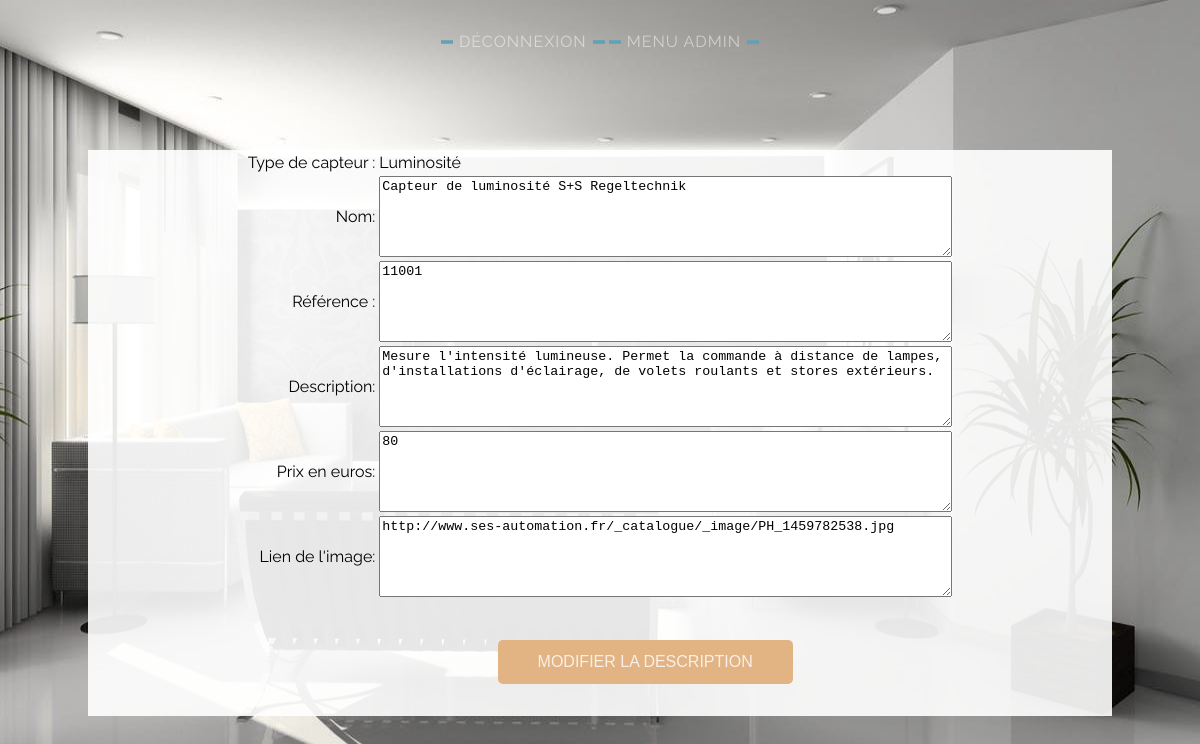
Screenshot of /administrateur_modifiercatalogue.php?id=1 (signed in) with the database file from the repository.
### tables this page shows
CREATE TABLE IF NOT EXISTS `catalogue` (
  `id_capteur` int(11) NOT NULL AUTO_INCREMENT,
  `description` text NOT NULL,
  `prix` int(11) NOT NULL,
  `nom` text NOT NULL,
  `photo2` text NOT NULL,
  `reference` int(11) NOT NULL,
  `id_type` int(11) NOT NULL,
  PRIMARY KEY (`id_capteur`),
  KEY `id_type` (`id_type`),
  KEY `id_type_2` (`id_type`)
);

CREATE TABLE IF NOT EXISTS `type_capteur` (
  `id_type_capteur` int(11) NOT NULL AUTO_INCREMENT,
  `nom_type_capteur` varchar(255) NOT NULL,
  `photo` text NOT NULL,
  PRIMARY KEY (`id_type_capteur`)
);

### administrateur_modifiercatalogue.php (the view, shortened to what this page needs)
<?php
include "verifadmin.php";
if (isset($_GET['id']) AND $_GET['id'] > 0)
{
    $getid = intval($_GET['id']);
    $reqcapteur = $bdd -> prepare('SELECT * FROM catalogue JOIN type_capteur ON catalogue.id_type = type_capteur.id_type_capteur WHERE id_capteur = ?');
    $reqcapteur -> execute(array($getid));
    $capteur = $reqcapteur ->fetch();
}
?>
<head>
</head>
  <link rel="stylesheet" type="text/css" href="administrateur.css" />
<div class="snip1231">
  <a  class="current" href="deconnexion.php">Déconnexion</a>
  <a class="current" href="administrateur.php">Menu admin</a>
 </div>
<div id="content">
<table>
    <form method="post" action="">
               <tr>
                  <td align="right">
                     <label for="nom">Type de capteur : </label>
                  </td>
                  <td>
                     <?php if (isset($capteur['nom'])) {echo $capteur['nom_type_capteur'];}?>
                  </td>
               </tr>
               <tr>
                  <td align="right">
                     <label for="prenom">Nom: </label>
                  </td>
                  <td>
                     <textarea cols="69" rows="5" placeholder="nom" id="nom" name="newnom"  /><?php if (isset($capteur['nom'])) {echo $capteur['nom'];} ?></textarea>
                  </td>
               </tr>
               <tr>
                  <td align="right">
                     <label for="mail">Référence : </label>
                  </td>
                  <td>
                     <textarea cols="69" rows="5" placeholder="Référence" id="reference" name="newreference"  /><?php if (isset($capteur['reference'])) {echo $capteur['reference'];} ?></textarea>
                  </td>
               </tr>
               <tr>
                  <td align="right">
                     <label for="numero">Description: </label>
                 </td>
                <td>
                    <textarea cols="69" rows="5" id="description" placeholder="description" name="newdescription"/><?php if (isset($capteur['description'])) {echo $capteur['description'];} ?></textarea>
                  </td>
               </tr>
                <tr>
                  <td align="right">
                     <label for="numero">Prix en euros: </label>
                 </td>
                <td>
                    <textarea cols="69" rows="5" id="prix" placeholder="prix" name="newprix"/><?php if (isset($capteur['prix'])) {echo $capteur['prix'];} ?></textarea>
                  </td>
               </tr>
                <tr>
                  <td align="right">
                     <label for="numero">Lien de l'image: </label>
                 </td>
                <td>
                    <textarea cols="69" rows="5" id="photo" placeholder="photo" name="newphoto"/><?php if (isset($capteur['photo2'])) {echo $capteur['photo2'];} ?></textarea>
                  </td>
               </tr>
               <tr>
                  <td></td>
               </tr>
               <tr><td></td><td>
         ?></td>
               </tr>
  </table>
          <button type="submit" class="snip0050 yellow" name="maj" value="modifier" ><span>Modifier la description</span><i class="ion-compose"></i></button>
</div>

### administrateur.css (style rules this page uses)
table { margin-left: auto; margin-right: auto; }
#content { margin-top: 5em; background-color: rgba(255,255,255,0.9); margin-right : 5em; margin-left: 5em; }
button.snip0050 { border: none; background-color: #000000; border-radius: 5px; color: #ffffff; cursor: pointer; padding: 10px 40px; display: inline-block; margin: 2em 0 2em 40%; text-transform: uppercase; line-height: 1.5em; font-weight: 500; font-size: 1em; outline: none; position: relative; opacity: 1; -webkit-transition: all 0.3s; transition: all 0.3s; }
button.snip0050 span { display: inline-block; -webkit-transition: all 0.3s; transition: all 0.3s; opacity: 0.8; -webkit-transition-delay: 0.3s; transition-delay: 0.3s; }
button.snip0050:before { border-radius: 3px; content: ''; top: 3px; bottom: 3px; left: 50%; right: 50%; position: absolute; background: rgba(255, 255, 255, 0); -webkit-transition: all 0.3s; transition: all 0.3s; -webkit-transition-delay: 0.15s; transition-delay: 0.15s; }
button.snip0050.yellow { background-color: #e2b383; }
.snip1231 { text-align: center; text-transform: uppercase; margin-top: 2em; }
.snip1231 * { -webkit-box-sizing: border-box; box-sizing: border-box; -webkit-transition: all 0.35s ease; transition: all 0.35s ease; }
.snip1231 a { padding: 0.8em 18px; color: rgba(255, 255, 255, 0.5); position: relative; letter-spacing: 1px; text-decoration: none; }
.snip1231 a:before, .snip1231 a:after { left: 0%; right: 0%; top: 50%; -webkit-transform: translateY(-50%) rotate(0deg); transform: translateY(-50%) rotate(0deg); content: ''; border-left: 12px solid #5FA2B8; border-right: 12px solid #5FA2B8; height: 3px; position: absolute; -webkit-transition: all 0.35s ease; transition: all 0.35s ease; }

### rows the page displays
catalogue: id_type.nom_type_capteur "Luminosité", newnom "Capteur de luminosité S+S Regeltechnik", newreference "11001", newdescription "Mesure l'intensité lumineuse. Permet la commande à distance de lampes, d'installations d'éclairage, de volets roulants et stores extérieurs.", newprix "80", newphoto "http://www.ses-automation.fr/_catalogue/_image/PH_1459782538.jpg"
